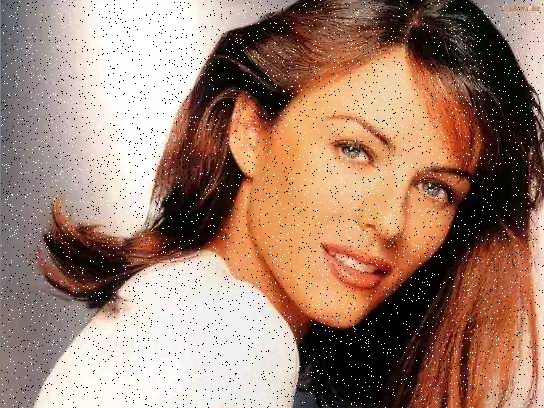
#> input picture exercise/5/original_RGB_image.png, 544 x 408 px
$ python '2_median filter.py'
#> lines starting #> are read from the running program, lines starting #| are printed output that depends on the picture
import cv2
import numpy as np
import matplotlib.pyplot as plt


def median_filter(image, kernel_size, mode='rectangular'):
    if mode == 'rectangular':
        return cv2.medianBlur(image, kernel_size)
    elif mode == 'cross':
        kernel = cv2.getStructuringElement(cv2.MORPH_CROSS, (kernel_size, kernel_size))
        return cv2.medianBlur(image, kernel_size)
    else:
        raise ValueError("Invalid mode. Use 'rectangular' or 'cross'.")


def main():
    # 读取彩色图片
    color_img = cv2.imread('original_RGB_image.png')
#> color_img is the input picture: shape (408, 544, 3); mean B, G, R 111.2, 128.3, 161.1

    # 读取灰度图片
    gray_img = cv2.imread('original_grey_image.png', cv2.IMREAD_GRAYSCALE)
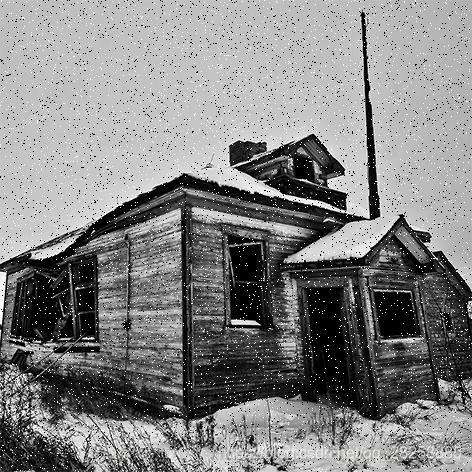
#> input picture paper_analysis/paper_analysis2/images/original_grey_image.png, 472 x 472 px, found by its file name
#> gray_img: shape (472, 472); min 0, max 255, mean 131.7

    # 对彩色图片进行5x5原形窗口和十字窗口中值滤波
    color_filtered_circle = median_filter(color_img, 5, 'rectangular')
#> in median_filter, `return cv2.medianBlur(image, kernel_size)`:
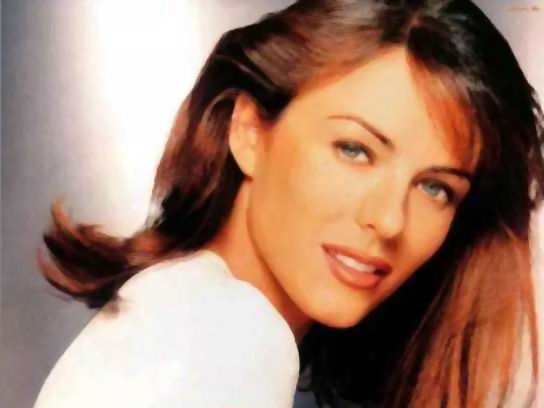
#> returned value: shape (408, 544, 3); mean of channels 0, 1, 2 110.3, 128.3, 162.5; drawn as B, G, R
    color_filtered_cross = median_filter(color_img, 5, 'cross')

    # 对灰度图片进行5x5原形窗口和十字窗口中值滤波
    gray_filtered_circle = median_filter(gray_img, 5, 'rectangular')
#> call 3 of median_filter, with kernel_size = 5, mode = 'rectangular'
#> in median_filter (call 3), `return cv2.medianBlur(image, kernel_size)`:
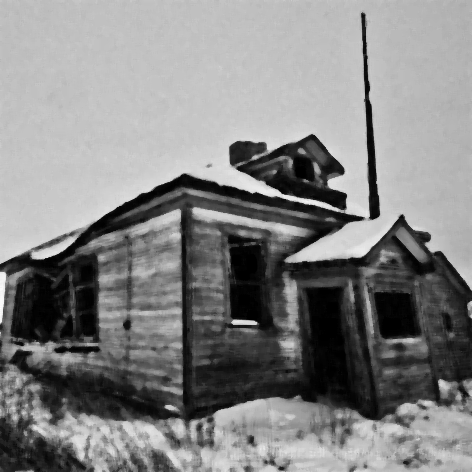
#> returned value: shape (472, 472); min 0, max 255, mean 131.1
    gray_filtered_cross = median_filter(gray_img, 5, 'cross')

    # 展示和保存彩色图片处理结果
    fig, axes = plt.subplots(2, 2, figsize=(10, 10))

    # 彩色图片对比
    axes[0, 0].imshow(cv2.cvtColor(color_img, cv2.COLOR_BGR2RGB))
    axes[0, 0].set_title('Original Color Image')

    axes[0, 1].imshow(cv2.cvtColor(color_filtered_circle, cv2.COLOR_BGR2RGB))
    axes[0, 1].set_title('5x5 Circular Median Filtered Color Image')

    axes[1, 0].imshow(cv2.cvtColor(color_filtered_cross, cv2.COLOR_BGR2RGB))
    axes[1, 0].set_title('5x5 Cross Median Filtered Color Image')

    # 禁用灰度图片的坐标轴
    for ax in axes[:, 0]:
        ax.axis('off')

    # 调整布局
    plt.tight_layout()

    # 保存彩色处理结果
    plt.savefig('median_filtered_color_images_comparison.png')
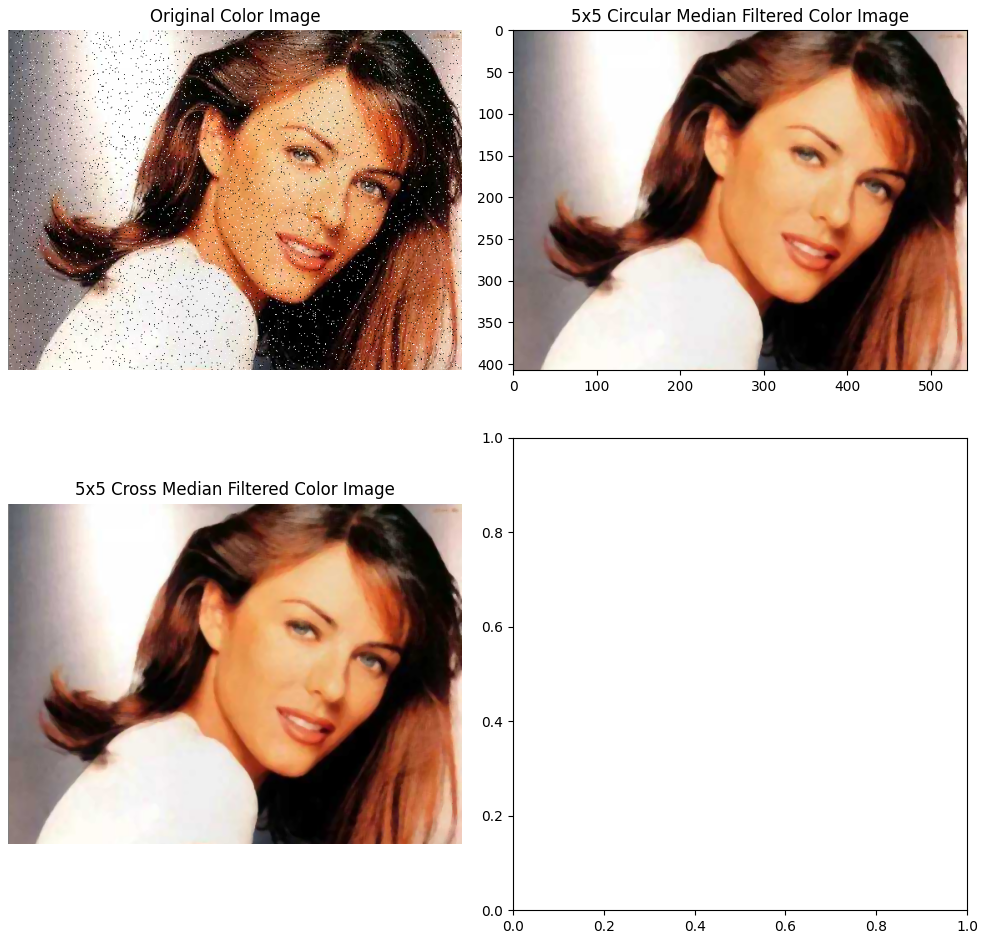
#> figure drawn by matplotlib, 3 panels

    # 展示彩色处理结果
    plt.show()

    # 展示和保存灰度图片处理结果
    fig, axes = plt.subplots(2, 2, figsize=(10, 10))

    # 灰度图片对比
    axes[0, 0].imshow(gray_img, cmap='gray')
    axes[0, 0].set_title('Original Grayscale Image')

    axes[0, 1].imshow(gray_filtered_circle, cmap='gray')
    axes[0, 1].set_title('5x5 Circular Median Filtered Grayscale Image')

    axes[1, 0].imshow(gray_filtered_cross, cmap='gray')
    axes[1, 0].set_title('5x5 Cross Median Filtered Grayscale Image')

    # 禁用彩色图片的坐标轴
    for ax in axes[:, 0]:
        ax.axis('off')

    # 调整布局
    plt.tight_layout()

    # 保存灰度处理结果
    plt.savefig('median_filtered_gray_images_comparison.png')

    # 展示灰度处理结果
    plt.show()


if __name__ == "__main__":
    main()
